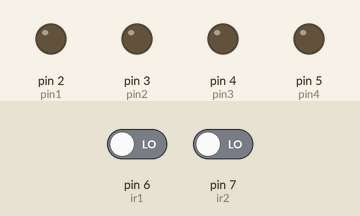
Recording of a sketch running on a simulated Arduino Uno, built with avr-gcc and run on an emulated ATmega328P. On the bench: output pins drawn as LEDs (lit = HIGH). The inputs (shaded band) are chosen by the test bench; at power-on: pin 6 (ir1) LOW, pin 7 (ir2) LOW.

Above: at 1.2 s.
1.3 s: pin 6 (ir1) driven HIGH
At 2.5 s:
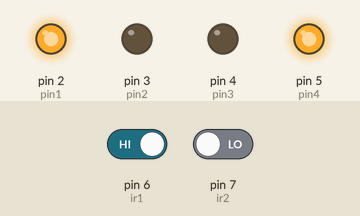
2.8 s: pin 7 (ir2) driven HIGH
At 3.8 s:
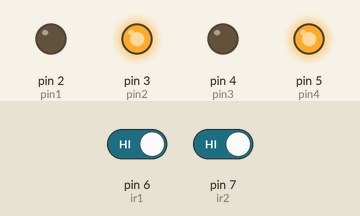
4.3 s: pin 6 (ir1) driven LOW
At 5.0 s:
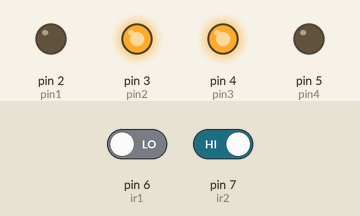
Timing chart, 0 to 7.3 s (numbered marks = the images above; inputs shaded):
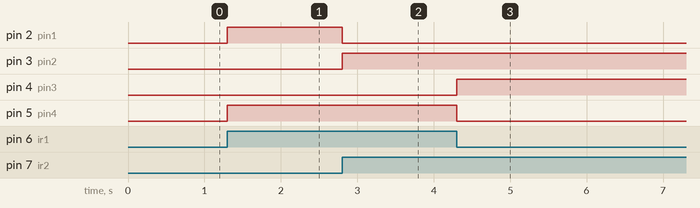

Measured:
- after the input at 1.3 s, pin 2 (pin1), pin 5 (pin4): LOW → HIGH at once
- after the input at 2.8 s, pin 2 (pin1): HIGH → LOW at once; pin 3 (pin2): LOW → HIGH at once
- after the input at 4.3 s, pin 4 (pin3): LOW → HIGH at once; pin 5 (pin4): HIGH → LOW at once

The sketch:

LineFollower.ino
```cpp
int ir1=6;
int ir2=7;
int pin1=2;
int pin2=3;
int pin3=4;
int pin4=5;

void setup() {
  // initialize the digital pin as an output.
  // Pin 13 has an LED connected on most Arduino boards:
 // pinMode(13, OUTPUT);
   pinMode(pin1,OUTPUT);
  pinMode(pin2,OUTPUT);
  pinMode(pin3,OUTPUT);
  pinMode(pin4,OUTPUT);
  //Pin 2 is connected to the output of proximity sensor
  pinMode(ir1,INPUT);
  pinMode(ir2,INPUT);
}

void loop() {
  /*
  if(digitalRead(ir1)==LOW)      //Check the sensor output
  {
    digitalWrite(13, HIGH);   // set the LED on
  }
  else
  {
    digitalWrite(13, LOW);    // set the LED off
  }
  delay(100);              // wait for a second
  */
  if(digitalRead(ir1) == HIGH && digitalRead(ir2)== HIGH)
  {
    //FORWARD
   digitalWrite(pin1,LOW);
  digitalWrite(pin2,HIGH);
  digitalWrite(pin3,LOW);
  digitalWrite(pin4,HIGH);
  delay(500);

  }
   else if(digitalRead(ir1)==LOW && digitalRead(ir2)==HIGH )
  {
    //360 RIGHT
   digitalWrite(pin1,LOW);
  digitalWrite(pin2,HIGH);
  digitalWrite(pin3,HIGH);
  digitalWrite(pin4,LOW);
  delay(500);

  }
   else if(digitalRead(ir1)==HIGH && digitalRead(ir2)==LOW )
  {
    //360 left
  digitalWrite(pin1,HIGH);
  digitalWrite(pin2,LOW);
  digitalWrite(pin3,LOW);
  digitalWrite(pin4,HIGH);
  delay(500);

  }

}
```
